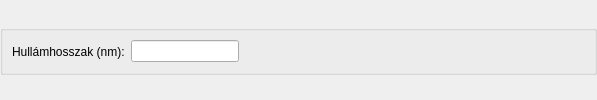
              <widget class="QWidget" name="pageGlobalFitPlotSettings">
               <layout class="QVBoxLayout" name="verticalLayout_15">
                <property name="spacing">
                 <number>0</number>
                </property>
                <property name="leftMargin">
                 <number>0</number>
                </property>
                <property name="topMargin">
                 <number>0</number>
                </property>
                <property name="rightMargin">
                 <number>0</number>
                </property>
                <property name="bottomMargin">
                 <number>0</number>
                </property>
                <item>
                 <widget class="QGroupBox" name="grpGlobalFitPlotSettings">
                  <property name="minimumSize">
                   <size>
                    <width>0</width>
                    <height>50</height>
                   </size>
                  </property>
                  <property name="maximumSize">
                   <size>
                    <width>16777215</width>
                    <height>50</height>
                   </size>
                  </property>
                  <property name="title">
                   <string/>
                  </property>
                  <layout class="QHBoxLayout" name="horizontalLayout_16">
                   <item>
                    <widget class="QLabel" name="lblGlobalKineticsSel">
                     <property name="text">
                      <string>Hullámhosszak (nm):</string>
                     </property>
                    </widget>
                   </item>
                   <item>
                    <widget class="QLineEdit" name="leGlobalKineticsSel"/>
                   </item>
                   <item>
                    <spacer name="horizontalSpacer_3">
                     <property name="orientation">
                      <enum>Qt::Orientation::Horizontal</enum>
                     </property>
                     <property name="sizeHint" stdset="0">
                      <size>
                       <width>346</width>
                       <height>20</height>
                      </size>
                     </property>
                    </spacer>
                   </item>
                  </layout>
                 </widget>
                </item>
               </layout>
              </widget>
